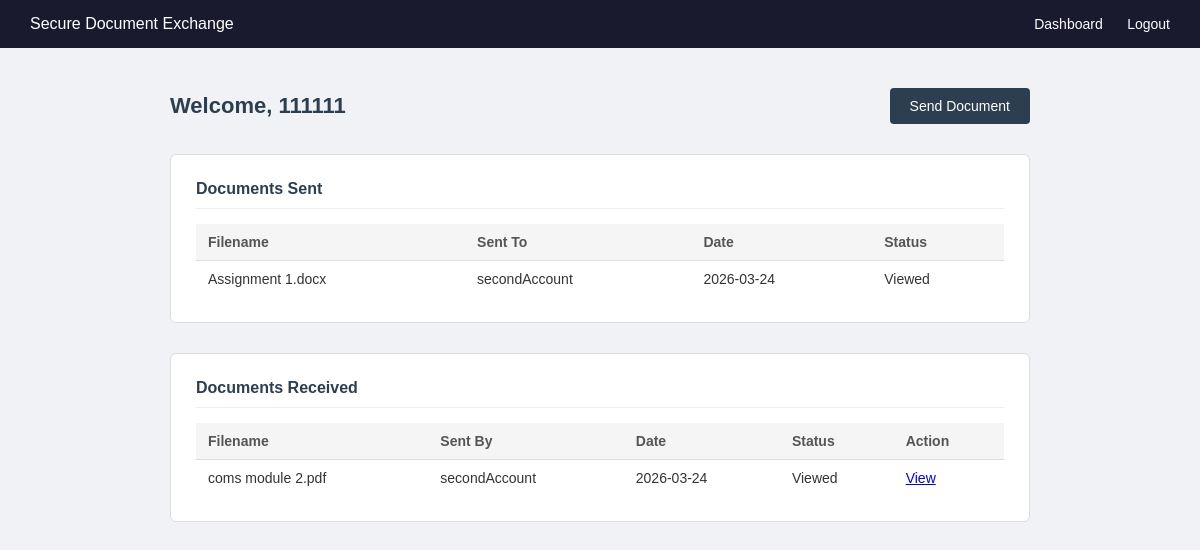
The page /dashboard (signed in) on the database its author committed.
### app.py (models this page shows)
class User(UserMixin, db.Model):
    id = db.Column(db.Integer, primary_key=True)
    username = db.Column(db.String(80), unique=True, nullable=False)
    email = db.Column(db.String(120), unique=True, nullable=False)
    password = db.Column(db.String(200), nullable=False)

class Document(db.Model):
    id = db.Column(db.Integer, primary_key=True)
    filename = db.Column(db.String(200), nullable=False)
    encrypted_filename = db.Column(db.String(200), nullable=False)
    sender_id = db.Column(db.Integer, db.ForeignKey('user.id'), nullable=False)
    receiver_id = db.Column(db.Integer, db.ForeignKey('user.id'), nullable=False)
    status = db.Column(db.String(50), default='Pending')
    uploaded_at = db.Column(db.DateTime, default=db.func.now())
    sender = db.relationship('User', foreign_keys=[sender_id])
    receiver = db.relationship('User', foreign_keys=[receiver_id])

### app.py (the view)
@app.route('/dashboard')
@login_required
def dashboard():
    sent_documents = Document.query.filter_by(sender_id=current_user.id).all()
    received_documents = Document.query.filter_by(receiver_id=current_user.id).all()
    return render_template('dashboard.html',
                           sent_documents=sent_documents,
                           received_documents=received_documents)

### app.py (called while the page is built)
@login_manager.user_loader
def load_user(user_id):
    return User.query.get(int(user_id))

### templates/dashboard.html
{% extends 'base.html' %}
{% block content %}
<div class="dashboard">
    <div class="dashboard-header">
        <h2>Welcome, {{ current_user.username }}</h2>
        <a href="/upload" class="btn-primary">Send Document</a>
    </div>
    <div class="dashboard-sections">
        <div class="section">
            <h3>Documents Sent</h3>
            {% if sent_documents %}
                <table>
                    <thead>
                        <tr>
                            <th>Filename</th>
                            <th>Sent To</th>
                            <th>Date</th>
                            <th>Status</th>
                        </tr>
                    </thead>
                    <tbody>
                        {% for doc in sent_documents %}
                        <tr>
                            <td>{{ doc.filename }}</td>
                            <td>{{ doc.receiver.username }}</td>
                            <td>{{ doc.uploaded_at.strftime('%Y-%m-%d') }}</td>
                            <td>{{ doc.status }}</td>
                        </tr>
                        {% endfor %}
                    </tbody>
                </table>
            {% else %}
                <p class="empty-message">You have not sent any documents yet.</p>
            {% endif %}
        </div>
        <div class="section">
            <h3>Documents Received</h3>
            {% if received_documents %}
                <table>
                    <thead>
                        <tr>
                            <th>Filename</th>
                            <th>Sent By</th>
                            <th>Date</th>
                            <th>Status</th>
                            <th>Action</th>
                        </tr>
                    </thead>
                    <tbody>
                        {% for doc in received_documents %}
                        <tr>
                            <td>{{ doc.filename }}</td>
                            <td>{{ doc.sender.username }}</td>
                            <td>{{ doc.uploaded_at.strftime('%Y-%m-%d') }}</td>
                            <td>{{ doc.status }}</td>
                            <td>
                                <a href="/document/{{ doc.id }}">View</a>
                            </td>
                        </tr>
                        {% endfor %}
                    </tbody>
                </table>
            {% else %}
                <p class="empty-message">You have not received any documents yet.</p>
            {% endif %}
        </div>
    </div>
</div>
{% endblock %}

### static/style.css (style rules this page uses)
* { margin: 0; padding: 0; box-sizing: border-box; font-family: Arial, sans-serif; }
body { background-color: #f0f2f5; color: #333; }
.dashboard-header { display: flex; justify-content: space-between; align-items: center; margin-bottom: 30px; }
.dashboard-header h2 { font-size: 22px; color: #2c3e50; }
.btn-primary { background-color: #2c3e50; color: white; padding: 10px 20px; border-radius: 4px; text-decoration: none; font-size: 14px; }
.dashboard-sections { display: flex; flex-direction: column; gap: 30px; }
.section { background: white; border: 1px solid #ddd; border-radius: 6px; padding: 25px; }
.section h3 { font-size: 16px; color: #2c3e50; margin-bottom: 15px; padding-bottom: 10px; border-bottom: 1px solid #eee; }
table { width: 100%; border-collapse: collapse; font-size: 14px; }
thead { background-color: #f5f5f5; }
th { text-align: left; padding: 10px 12px; font-weight: bold; color: #555; border-bottom: 1px solid #ddd; }
td { padding: 10px 12px; border-bottom: 1px solid #f0f0f0; color: #333; }
tr:last-child td { border-bottom: none; }

### rows shown on the page
User: username "111111"
Document: filename "Assignment 1.docx", receiver.username "secondAccount", uploaded_at "2026-03-24", status "Viewed"
Document: filename "coms module 2.pdf", sender.username "secondAccount", uploaded_at "2026-03-24", status "Viewed"
